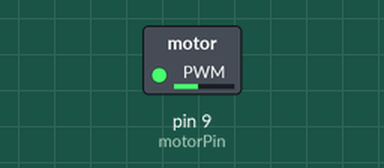
The sketch below on a simulated Arduino Uno, built with avr-gcc and run on an emulated ATmega328P. Parts: switched loads named in the sketch (green lamp = pin HIGH). Dashed ring = blinking.

Above: at 0.05 s.
Timing chart, 0 to 4.6 s (numbered marks = the images above):
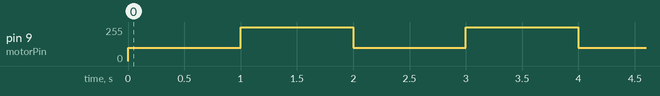

The sketch:

Motor_Test.ino
```cpp
int motorPin = 9;    // small motor connected to digital pin 9

void setup() {
  // nothing happens in setup
}

void loop() {

    analogWrite(motorPin, 100);
    // wait for 1 second
    delay(1000);

    analogWrite(motorPin, 256);
    // wait for 1 second
    delay(1000);


}
```

Measured:
- by itself, pin 9 (motorPin): alternates 255/255 for 1.0 s and 100/255 for 1.0 s
